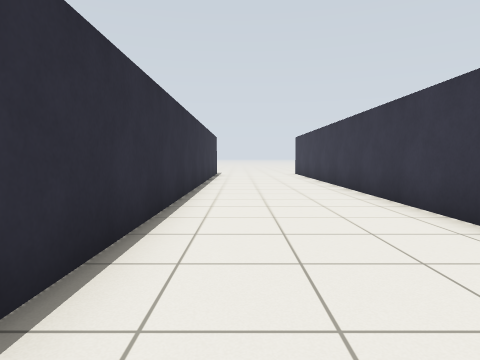
view 1 (above)

12 first-person views from a walk through a robot-simulator world made for Gazebo. The camera is 0.86 m above the floor, tilts 4° down and sees 75° across. The floor is counted in squares, 1 m on a side. Each view is taken from the middle of a square. On the plan, view 1 faces up. The plan holds only what a view shows up to about 11 squares ahead; the rest is blank.

view 2
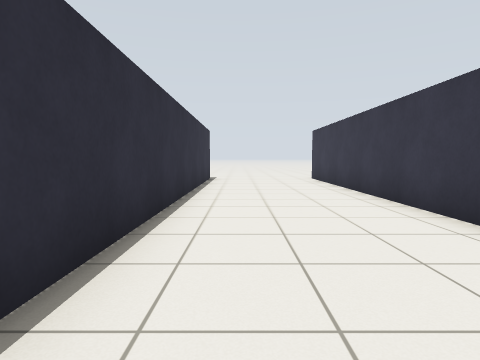

view 3
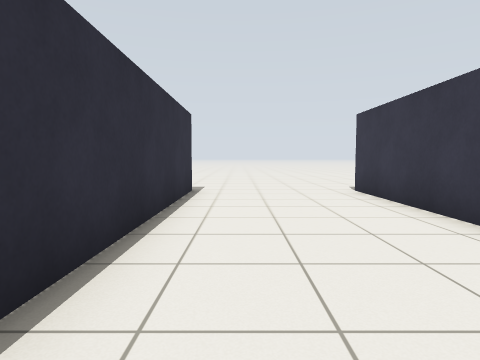

view 4
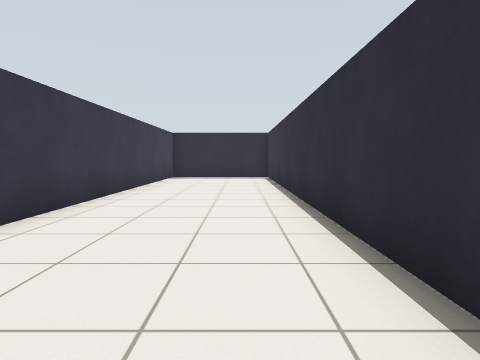

view 5
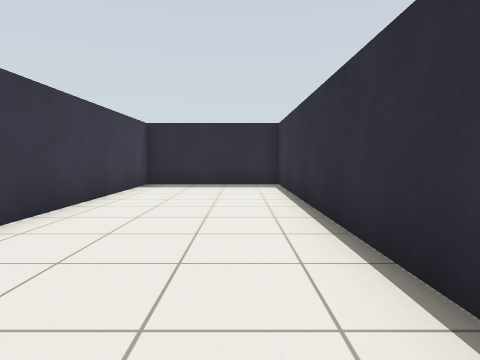

view 6
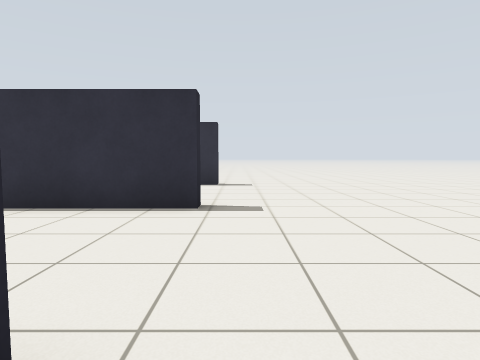

view 7
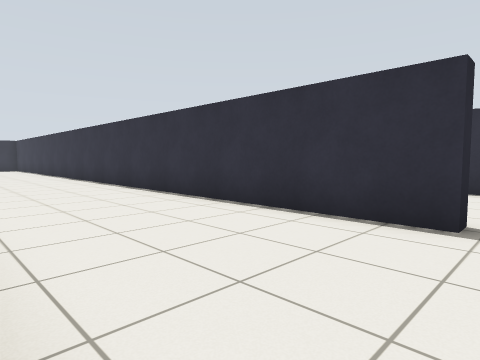

view 8
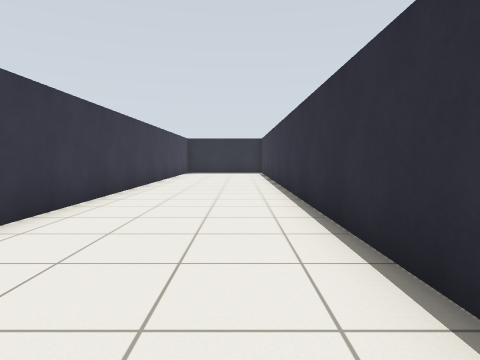

view 9
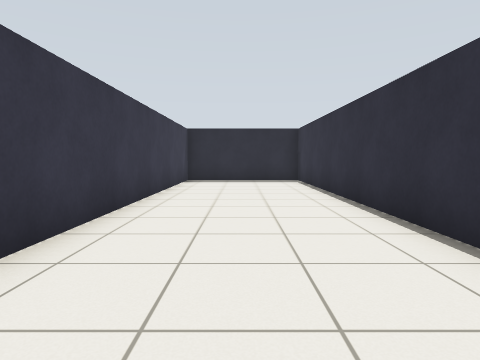

view 10
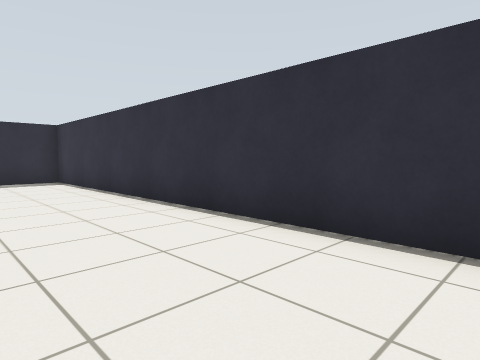

view 11
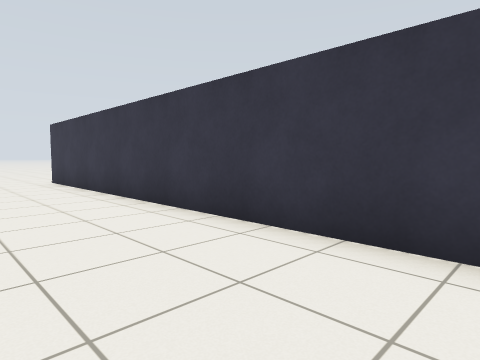

view 12
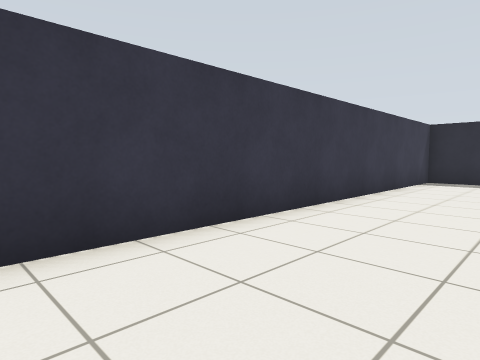

### Floor plan
Key: @ floor where view 1 was taken; # wall or solid block; . floor.
Columns run from 7 left of view 1 to 4 right of it. Each row starts with its distance up from view 1.
 19 ...........
 18 ............
 17  #....#...#
 16       #...#
 15       #...#
 14       #...#
 13       #...#
 12       #...#
 11       #...#
 10       #...#
  9       #...#
  8       #...#
  7       #...#
  6       #...#
  5       #...#
  4       #...#
  3       #...#
  2       #...#
  1       #...#
  0       #@..#
 -1       #...#
 -2       #...#
 -3       #...#
 -4       #...#
 -5       #...#
 -6       #...#
 -7       #####

Where each view was taken, in squares from view 1:
view 1: 0 up, 0 right, facing up
view 2: 4 up, 0 right, facing up
view 3: 9 up, 0 right, facing up
view 4: 7 up, 0 right, facing down
view 5: 3 up, 0 right, facing down
view 6: 18 up, 4 right, facing left
view 7: 18 up, 3 right, facing down-left
view 8: 11 up, 0 right, facing down
view 9: 5 up, 1 right, facing down
view 10: 5 up, 2 right, facing down-left
view 11: 5 up, 0 right, facing up-right
view 12: 5 up, 0 right, facing down-right
